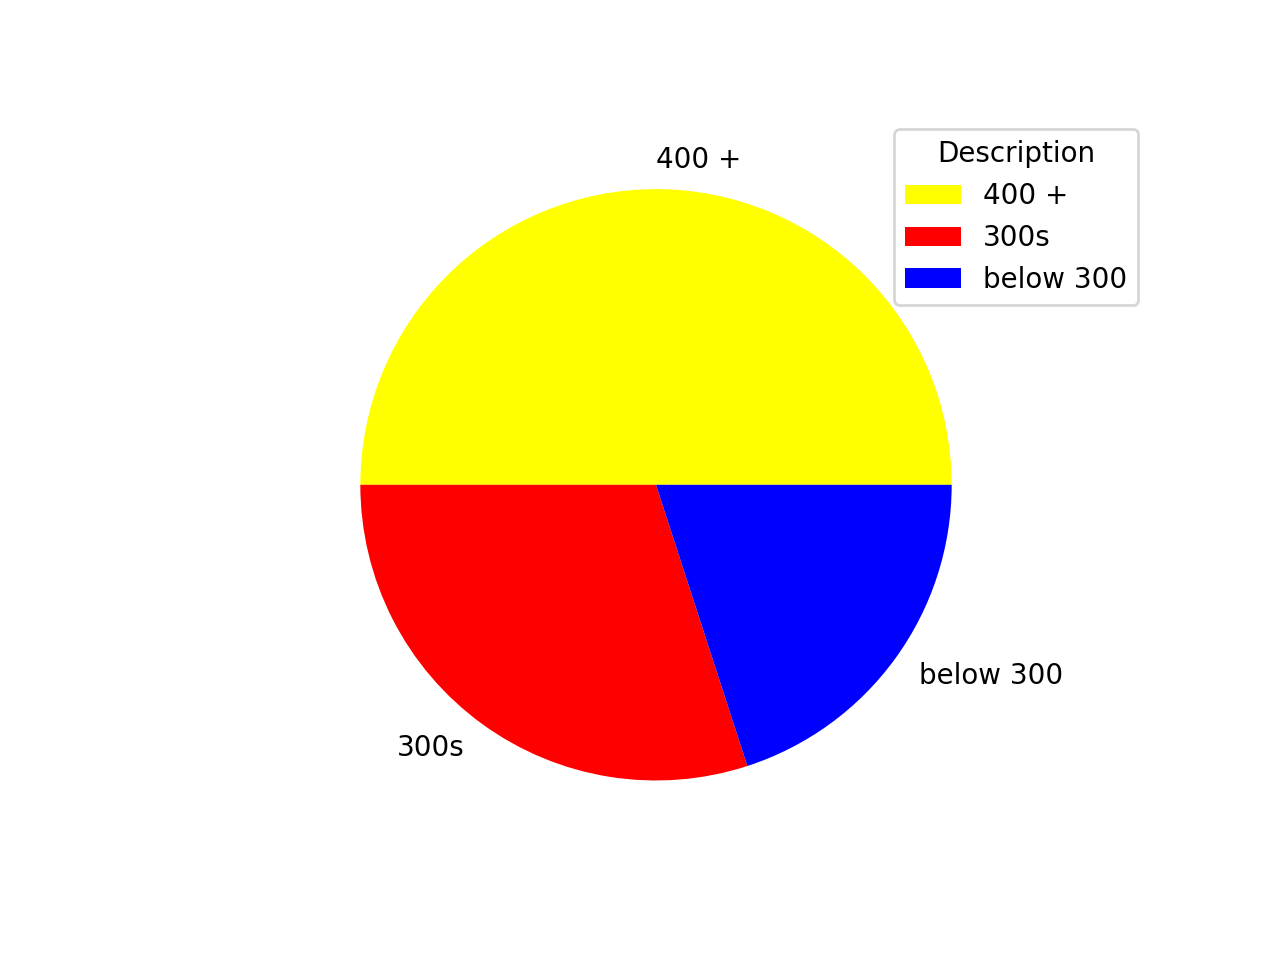

Source code (Python):
import matplotlib.pyplot as pt
import pandas as pd

data = pd.read_csv("Cancer_Rates.csv")
data = data.head(20)

x = len(data[data.Breast_Can >= 400])
x1 = len(data[(data.Breast_Can >= 300) & (data.Breast_Can < 400)])
x2 = len(data[data.Breast_Can < 300])

pt.axis('equal')

pt.pie([x, x1, x2], colors = ['yellow', 'red', 'blue'], labels = ['400 +', '300s', 'below 300'])

pt.legend(title = 'Description')

pt.show()
